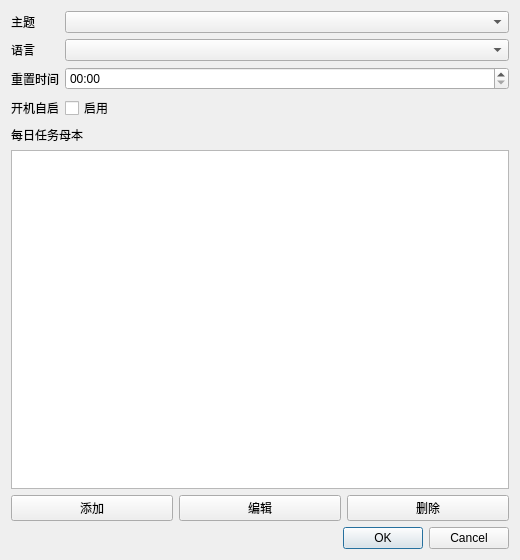
<?xml version="1.0" encoding="UTF-8"?>
<ui version="4.0">
 <class>SettingsDialog</class>
 <widget class="QDialog" name="SettingsDialog">
  <property name="windowTitle">
   <string>设置</string>
  </property>
  <property name="geometry">
   <rect>
    <x>0</x>
    <y>0</y>
    <width>520</width>
    <height>560</height>
   </rect>
  </property>
  <layout class="QVBoxLayout" name="verticalLayout">
   <item>
    <layout class="QFormLayout" name="formLayout">
     <item row="0" column="0">
      <widget class="QLabel" name="themeLabel">
       <property name="text">
        <string>主题</string>
       </property>
      </widget>
     </item>
     <item row="0" column="1">
      <widget class="QComboBox" name="themeComboBox"/>
     </item>
     <item row="1" column="0">
      <widget class="QLabel" name="languageLabel">
       <property name="text">
        <string>语言</string>
       </property>
      </widget>
     </item>
     <item row="1" column="1">
      <widget class="QComboBox" name="languageComboBox"/>
     </item>
     <item row="2" column="0">
      <widget class="QLabel" name="resetTimeLabel">
       <property name="text">
        <string>重置时间</string>
       </property>
      </widget>
     </item>
     <item row="2" column="1">
      <widget class="QTimeEdit" name="resetTimeEdit">
       <property name="displayFormat">
        <string>HH:mm</string>
       </property>
      </widget>
     </item>
     <item row="3" column="0">
      <widget class="QLabel" name="autoStartLabel">
       <property name="text">
        <string>开机自启</string>
       </property>
      </widget>
     </item>
     <item row="3" column="1">
      <widget class="QCheckBox" name="autoStartCheckBox">
       <property name="text">
        <string>启用</string>
       </property>
      </widget>
     </item>
    </layout>
   </item>
   <item>
    <widget class="QLabel" name="templateLabel">
     <property name="text">
      <string>每日任务母本</string>
     </property>
    </widget>
   </item>
   <item>
    <widget class="QListWidget" name="templateListWidget"/>
   </item>
   <item>
    <layout class="QHBoxLayout" name="templateButtonsLayout">
     <item>
      <widget class="QPushButton" name="addTemplateButton">
       <property name="text">
        <string>添加</string>
       </property>
      </widget>
     </item>
     <item>
      <widget class="QPushButton" name="editTemplateButton">
       <property name="text">
        <string>编辑</string>
       </property>
      </widget>
     </item>
     <item>
      <widget class="QPushButton" name="removeTemplateButton">
       <property name="text">
        <string>删除</string>
       </property>
      </widget>
     </item>
    </layout>
   </item>
   <item>
    <widget class="QDialogButtonBox" name="buttonBox">
     <property name="orientation">
      <enum>Qt::Horizontal</enum>
     </property>
     <property name="standardButtons">
      <set>QDialogButtonBox::Cancel|QDialogButtonBox::Ok</set>
     </property>
    </widget>
   </item>
  </layout>
 </widget>
 <resources/>
 <connections/>
</ui>
